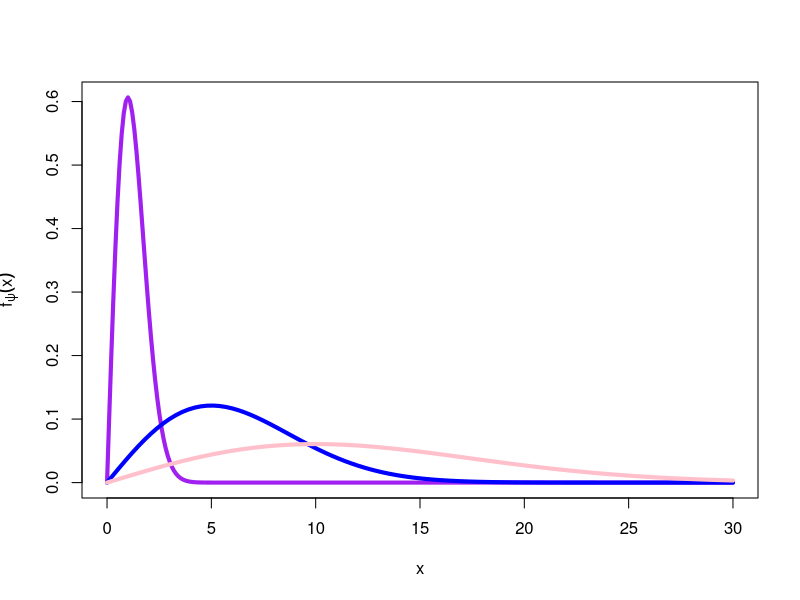
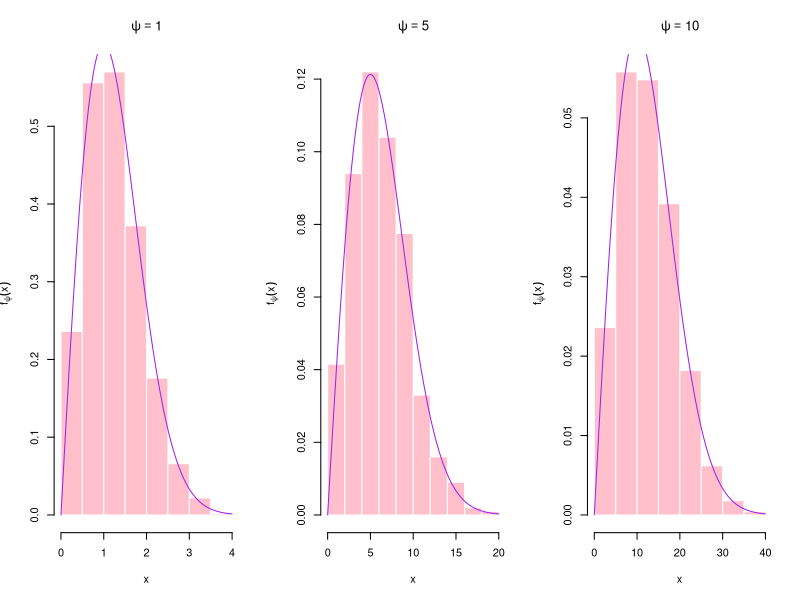

Source code (R) for these figures, in order:

# Question C

#Ex-1

dmy <- function(x, psi) (x/psi^2)*exp( -x^2/(2*psi^2))*(x>0)

#Plot

psi.seq <- c(1,5,10)
curve(dmy(x, psi.seq[1]), from = 0, to = 30, n = 300, 
      lwd = 4, col = 'purple', ylab = expression(f[psi](x)))
curve(dmy(x, psi.seq[2]),lwd = 4, col = 'blue', add = T)
curve(dmy(x, psi.seq[3]),lwd = 4, col = 'pink', add = T)


#Ex-2

rmy <- function(n , psi) psi* sqrt(-2* log(1 - runif(n)))

#Try it out
set.seed(123)
M = 1000
par(mfrow= c(1,3))

# psi = 1
hist(rmy(M, psi.seq[1]), probability = T, border = 'white', col = 'pink',
     xlab = 'x', ylab = expression(f[psi](x)), main = bquote(psi == .(psi.seq[1])))
curve(dmy(x, psi.seq[1]), col= 'purple', add=T)

# psi = 5
hist(rmy(M, psi.seq[2]), probability = T, border = 'white', col = 'pink',
     xlab = 'x', ylab = expression(f[psi](x)), main = bquote(psi == .(psi.seq[2])))
curve(dmy(x, psi.seq[2]), col= 'purple', add=T)

# psi = 10
hist(rmy(M, psi.seq[3]), probability = T, border = 'white', col = 'pink',
     xlab = 'x', ylab = expression(f[psi](x)), main = bquote(psi == .(psi.seq[3])))
curve(dmy(x, psi.seq[3]), col= 'purple', add=T)

dev.off()

#Ex-3

#Setup
tau0 <- 15
psi0 <- sqrt(tau0 / (2 - (pi/2)))
n <- 100
a <- 0.05
M <- 1e3
z.a <- qnorm(1- a/2)

#Vectorize the simulation under the null hypothesis
set.seed(432)
X <- matrix(rmy(n*M, psi = psi0), nrow = M, ncol = n)

#MLE's & SE: functions
tau <- function(psi) (2 - pi/2)*(psi^2)
mle <- function(x) sqrt(sum(x^2)/(2*length(x)))
se.tau <- function(x) (abs(2*(2 -pi/2)*mle(x)))*(abs(mle(x))/(2*sqrt(length(x))))

#MLE's & SE: result
psi.mle.vec <- apply(X, 1, mle)
tau.mle.vec <- tau(psi.mle.vec)
tau.se.vec <- apply(X,1, se.tau)

# Test statistics
W <- abs((tau.mle.vec - tau0)/tau.se.vec)

#The frequency with which we *reject* the (true!) null should be around 0.05
mean(abs(W) > z.a)



